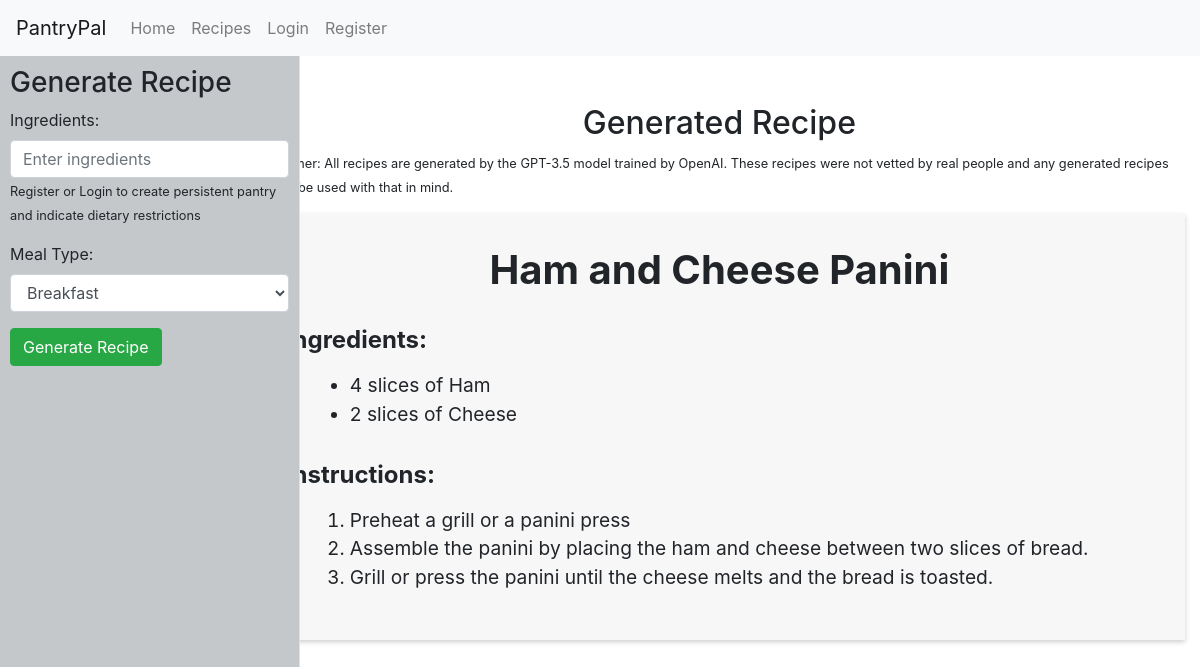
/recipe?recipe_id=2, run on an earlier commit of the app's database.
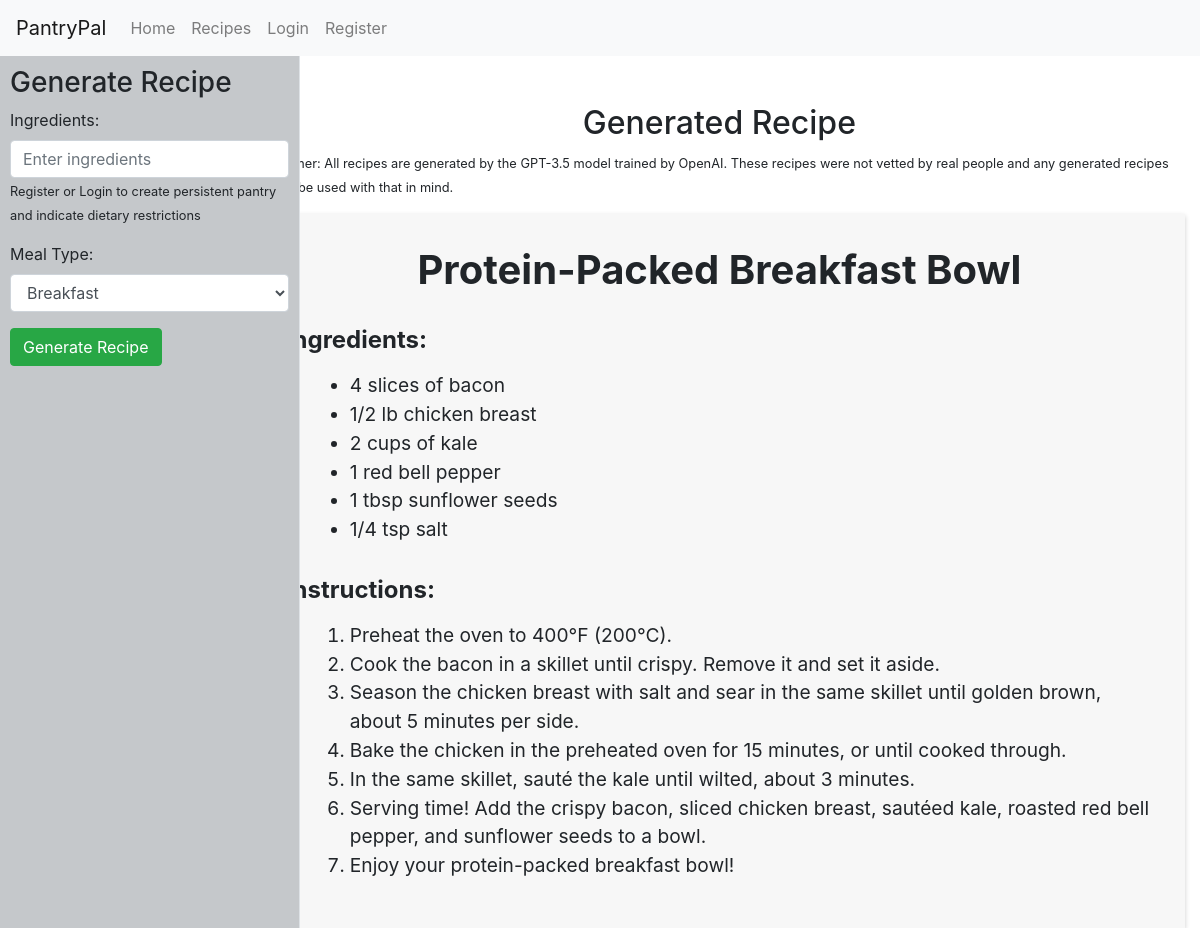
And on a later commit of the database.
### app.py (models this page shows)
class Recipe(db.Model):
    id = db.Column(db.Integer, primary_key=True)
    title = db.Column(db.String(256), nullable=False)
    content = db.Column(db.String(10000), nullable=False)
    ingredients = db.Column(db.String(1000), nullable=False)

### app.py (the view, shortened to what this page needs)
@app.route('/recipe', methods=['POST', 'GET'])
def recipe():
    recipe_id = request.args.get('recipe_id', type=int)
    recipe_content = ""
    if recipe_id:
        recipe_content = Recipe.query.filter_by(id=recipe_id).first().content
    return render_template('recipe.html', recipe=recipe_content)

### templates/recipe.html (shortened to what this page needs)
{% extends 'base.html' %}
{% block content %}
<div class="main-content">
    {% include 'sidebar.html' %}
    <div class="container">
        <div>
            <h2 class="text-center mt-5">Generated Recipe</h2>
            <p><small>Disclaimer: All recipes are generated by the GPT-3.5 model trained by OpenAI. These recipes were not vetted by real people and any generated recipes should be used with that in mind.</small></p>
            {{ recipe|safe }}
        </div>
    </div>
</div>
{% endblock %}

What changed in the data, as far as the page shows it:
changed Recipe: content "Ham and Cheese Panini Ingredients: 4 slices of Ham 2 slices of Cheese Instructions: Preheat a grill or a panini press Assemble the panini by placing the ham and cheese between two slices of bread. Grill or press the panini until the cheese melts and the bread is toasted." → "Protein-Packed Breakfast Bowl Ingredients: 4 slices of bacon 1/2 lb chicken breast 2 cups of kale 1 red bell pepper 1 tbsp sunflower seeds 1/4 tsp salt Instructions: Preheat the oven to 400°F (200°C). Cook the bacon in a skillet until crispy. Remove it and set it aside. Season the chicken breast with salt and sear in the same skillet until golden brown, about 5 minutes per side. Bake the chicken in the preheated oven for 15 minutes, or until cooked through. In the same skillet, sauté the kale until wilted, about 3 minutes. Serving time! Add the crispy bacon, sliced chicken breast, sautéed kale, roasted red bell pepper, and sunflower seeds to a bowl. Enjoy your protein-packed breakfast bowl!"
